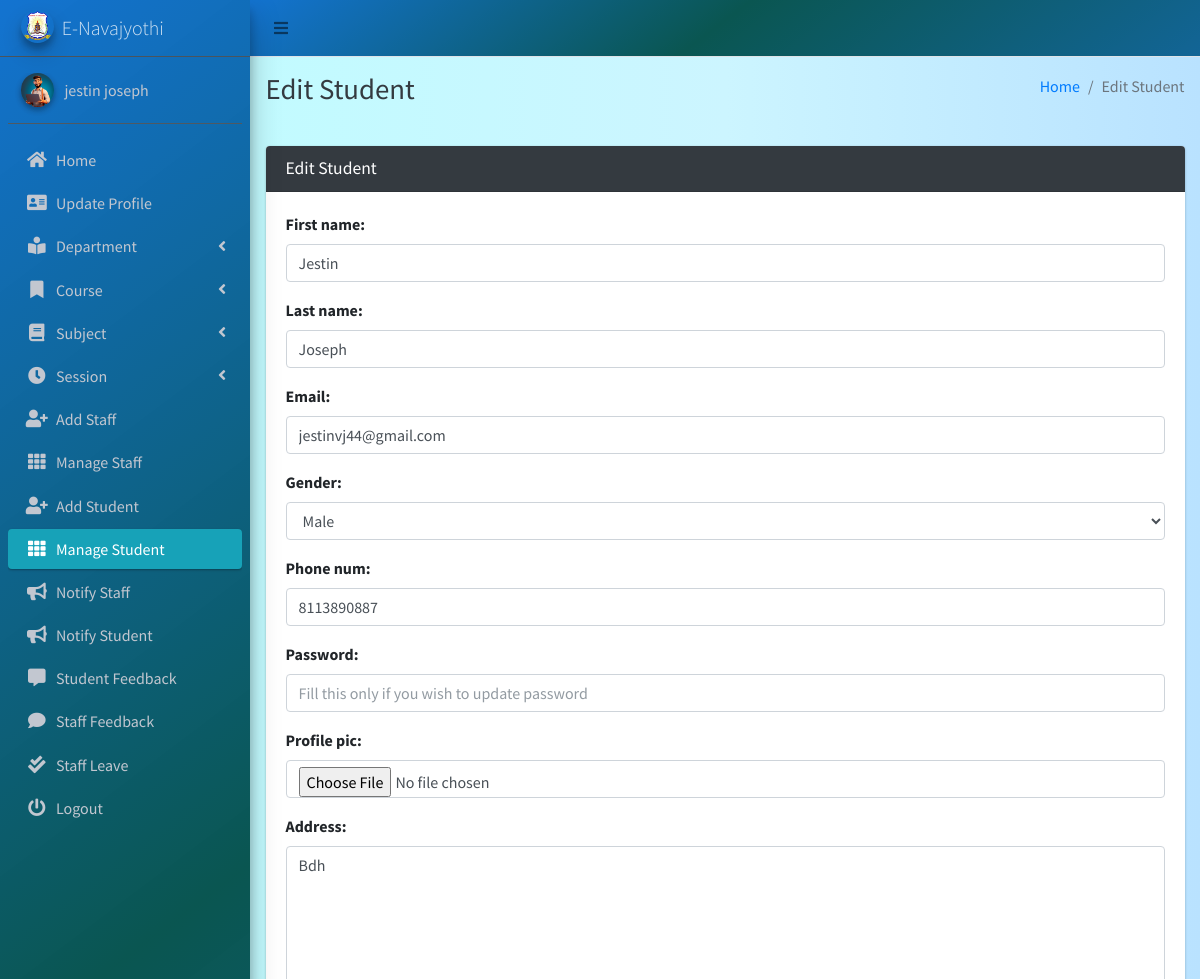
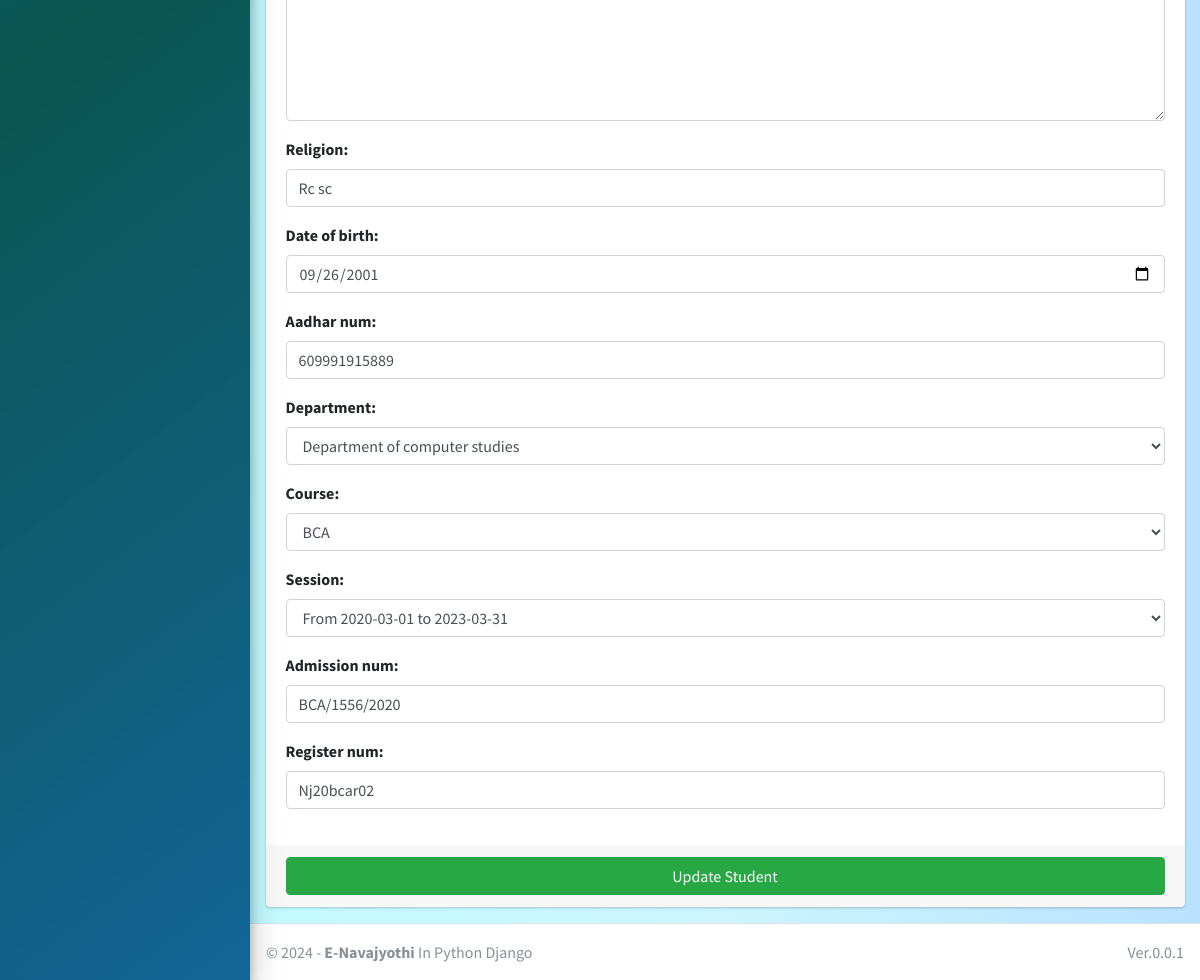
/student/edit/1 (signed in), run on the app's committed database (2 pictures, top to bottom).
### main_app/models.py (models this page shows, shortened)
class CustomUser(AbstractUser):
    USER_TYPE = ((1, "HOD"), (2, "Staff"), (3, "Student"))
    GENDER = [("M", "Male"), ("F", "Female")]
    username = None  # Removed username, using email instead
    email = models.EmailField(unique=True)
    user_type = models.CharField(default=1, choices=USER_TYPE, max_length=1)
    gender = models.CharField(max_length=1, choices=GENDER)
    profile_pic = models.ImageField()
    address = models.TextField()
    fcm_token = models.TextField(default="")  # For firebase notifications
    created_at = models.DateTimeField(auto_now_add=True)
    updated_at = models.DateTimeField(auto_now=True)
    USERNAME_FIELD = "email"
    REQUIRED_FIELDS = []
    objects = CustomUserManager()
    phone_num = models.IntegerField(max_length=12 ,null=True,blank=False)
    aadhar_num = models.IntegerField(max_length=16,null=True,blank=False)
    date_of_birth = models.DateField(null=True,blank=False)
    def __str__(self):
        return self.first_name + "  " + self.last_name

class Student(models.Model):
    admin = models.OneToOneField(CustomUser, on_delete=models.CASCADE)
    department = models.ForeignKey(Department, on_delete=models.DO_NOTHING, null=True, blank=False)
    course = models.ForeignKey(Course, on_delete=models.DO_NOTHING, null=True, blank=False)
    session = models.ForeignKey(Session, on_delete=models.DO_NOTHING, null=True)
    phone_num = models.IntegerField(max_length=12 ,null=True,blank=False)
    aadhar_num = models.IntegerField(max_length=12,null=True,blank=False)
    date_of_birth = models.DateField(null=True,blank=False)
    religion = models.CharField(max_length=12,null=True,blank=False)
    register_num = models.CharField(max_length=12,null=True,blank=False)
    admission_num = models.CharField(max_length=16,null=True,blank=False)

### main_app/hod_views.py (the view)
def edit_student(request, student_id):
    student = get_object_or_404(Student, id=student_id)
    form = StudentForm(request.POST or None, instance=student)
    context = {
        'form': form,
        'student_id': student_id,
        'page_title': 'Edit Student'
    }
    if request.method == 'POST':
        if form.is_valid():
            first_name = form.cleaned_data.get('first_name')
            last_name = form.cleaned_data.get('last_name')
            address = form.cleaned_data.get('address')
            username = form.cleaned_data.get('username')
            email = form.cleaned_data.get('email')
            gender = form.cleaned_data.get('gender')
            password = form.cleaned_data.get('password') or None
            course = form.cleaned_data.get('course')
            department  = form.cleaned_data.get('department')
            aadhar_num = form.cleaned_data.get('aadhar_num')
            date_of_birth = form.cleaned_data.get('date_of_birth')
            religion = form.cleaned_data.get('religion')
            register_num =form.cleaned_data.get('register_num')
            admission_num =form.cleaned_data.get('admission_num')
            session = form.cleaned_data.get('session')
            phone_num = form.cleaned_data.get('phone_num')
            passport = request.FILES.get('profile_pic') or None
            try:
                user = CustomUser.objects.get(id=student.admin.id)
                if passport != None:
                    fs = FileSystemStorage()
                    filename = fs.save(passport.name, passport)
                    passport_url = fs.url(filename)
                    user.profile_pic = passport_url
                user.username = username
                user.email = email
                if password != None:
                    user.set_password(password)
                user.first_name = first_name
                user.last_name = last_name
                student.session = session
                user.gender = gender
                user.address = address
                user.phone_num = phone_num
                user.aadhar_num = aadhar_num
                user.religion = religion
                user.department = department
                user.register_num = register_num
                user.admission_num = admission_num
                user.date_of_birth = date_of_birth
                student.course = course
                user.save()
                student.save()
                messages.success(request, "Successfully Updated")
                return redirect(reverse('edit_student', args=[student_id]))
            except Exception as e:
                messages.error(request, "Could Not Update " + str(e))
        else:
            messages.error(request, "Please Fill Form Properly!")
    else:
        return render(request, "hod_template/edit_student_template.html", context)

### main_app/forms.py (shortened to what this page needs)
class StudentForm(CustomUserForm):
    def __init__(self, *args, **kwargs):
        super(StudentForm, self).__init__(*args, **kwargs)
    class Meta(CustomUserForm.Meta):
        model = Student
        fields = CustomUserForm.Meta.fields + \
            ['religion', 'date_of_birth','aadhar_num','department','course','session','admission_num','register_num',]
        widgets = {
            'date_of_birth': DateInput(attrs={'type': 'date'})
          }

### main_app/models.py (called while the page is built)
    def __str__(self):
        return "From " + str(self.start_year) + " to " + str(self.end_year)

    def __str__(self):
        return self.name

    def __str__(self):
        return self.name

### main_app/templates/hod_template/edit_student_template.html
{% extends 'main_app/base.html' %}
{% load static %}
{% block page_title %}{{page_title}}{% endblock page_title %}
{% block content %}
<section class="content">
    <div class="container-fluid">
        <div class="row">
            <div class="col-md-12">
                <div class="card card-dark">
                    <div class="card-header">
                        <h3 class="card-title">{{page_title}}</h3>
                    </div>
                    {% include "main_app/form_template.html" with messages=messages  form=form button_text="Update Student"%}
                </div>
            </div>
        </div>
    </div>
</section>
{% endblock content %}

### main_app/templates/main_app/sidebar_template.html (shortened to what this page needs)
{% load static %}
<aside class="main-sidebar sidebar-dark-info elevation-4 " style="background: rgb(0,104,205);
background: linear-gradient(143deg, rgba(0,104,205,0.9248949579831933) 0%, rgba(0,79,74,0.9613095238095238) 49%, rgba(0,89,142,0.9276960784313726) 100%);">
    {% if request.user.user_type == '1' %}
    <a href="{% url 'admin_home' %}" class="brand-link">
        <img src="{% static 'dist/img/nava_logo.png' %} " alt="AdminLTE Logo"
            class="brand-image img-circle elevation-3" >
        <span class="brand-text font-weight-light">E-Navajyothi</span>
    </a>
      <div class="sidebar">
        <div class="user-panel mt-3 pb-3 mb-3 d-flex">
            <div class="image">
                <img src="{{ request.user.profile_pic}}" class="img-circle elevation-2" alt="User Image">
            </div>
            <div class="info">
                <a href="#" class="d-block">{{user}}</a>
            </div>
        </div>
        <nav class="mt-2 ">
            <ul class="nav nav-pills nav-sidebar flex-column " data-widget="treeview" role="menu" data-accordion="false">
                <li class="nav-item">
                    {% url 'admin_home' as admin_home %}
                    <a href="{{admin_home}}" class="nav-link {% if admin_home == request.path %} active {% endif %}">
                        <i class="nav-icon fas fa-home"></i>
                        <p >
                            Home
                        </p>
                    </a>
                </li>
                <li class="nav-item">
                    {% url 'admin_view_profile' as admin_view_profile %}
                    <a href="{{admin_view_profile}}"
                        class="nav-link {% if admin_view_profile == request.path %} active {% endif %}">
                        <i class="nav-icon fas fa-address-card"></i>
                        <p>
                            Update Profile
                        </p>
                    </a>
                </li>
            <li class="nav-item has-treeview">
                    <a href="#" class="nav-link">
                        <i class="nav-icon fas fa-book-reader"></i>
                        <p>
                            Department
                            <i class="fas fa-angle-left right"></i>
                        </p>
                    </a>
                </li>
                <li class="nav-item has-treeview">
                    <a href="#" class="nav-link">
                        <i class="nav-icon fas fa-bookmark"></i>
                        <p>
                            Course
                            <i class="fas fa-angle-left right"></i>
                        </p>
                    </a>
                </li>
                <li class="nav-item has-treeview">
                    <a href="#" class="nav-link">
                        <i class="nav-icon fas fa-book"></i>
                        <p>
                            Subject
                            <i class="fas fa-angle-left right"></i>
                        </p>
                    </a>
                </li>
                <li class="nav-item has-treeview">
                    <a href="#" class="nav-link">
                        <i class="nav-icon fas fa-clock"></i>
                        <p>
                            Session
                            <i class="fas fa-angle-left right"></i>
                        </p>
                    </a>
                </li>
                <li class="nav-item">
                    {% url 'add_staff' as add_staff %}
                    <a href="{{add_staff}}" class="nav-link {% if add_staff == request.path %} active {% endif %}">
                        <i class="nav-icon fas fa-user-plus"></i>
                        <p>
                            Add Staff
                        </p>
                    </a>
                </li>
                <li class="nav-item">
                    {% url 'manage_staff' as manage_staff %}
                    {% url 'edit_staff' staff_id as edit_staff %}
                    <a href="{{manage_staff}}"
                        class="nav-link {% if manage_staff == request.path or request.path == edit_staff %} active {% endif %}">
                        <i class="nav-icon fas fa-th"></i>
                        <p>
                            Manage Staff
                        </p>
                    </a>
                </li>
                <li class="nav-item">
                    {% url 'add_student' as add_student%}
                    <a href="{{add_student}}" class="nav-link  {% if add_student == request.path %} active {% endif %}">
                        <i class="nav-icon fas fa-user-plus"></i>
                        <p>
                            Add Student
                        </p>
                    </a>
                </li>
                <li class="nav-item">
                    {% url 'manage_student' as manage_student %}
                    {% url 'edit_student' student_id as edit_student %}
                    <a href="{{manage_student}}"
                        class="nav-link  {% if edit_student == request.path or manage_student == request.path %} active {% endif %}">
                        <i class="nav-icon fas fa-th"></i>
                        <p>
                            Manage Student
                        </p>
                    </a>
                </li>
                <li class="nav-item">
                    {% url 'admin_notify_staff' as admin_notify_staff %}
                    <a href="{{admin_notify_staff}}"
                        class="nav-link {% if admin_notify_staff == request.path %} active {% endif %}">
                        <i class="nav-icon fas fa-bullhorn"></i>
                        <p>
                            Notify Staff
                        </p>
                    </a>
                </li>
                <li class="nav-item">
                    {% url 'admin_notify_student' as admin_notify_student %}
                    <a href="{{admin_notify_student}}"
                        class="nav-link {% if admin_notify_student == request.path %} active {% endif %}">
                        <i class="nav-icon fas fa-bullhorn"></i>
                        <p>
                            Notify Student
                        </p>
                    </a>
                </li>
                <li class="nav-item">
                    {% url 'student_feedback_message' as student_feedback_message %}
                    <a href="{{ student_feedback_message }}"
                        class="nav-link  {% if student_feedback_message == request.path %} active {% endif %}">
                        <i class="nav-icon fas fa-comment-alt"></i>
                        <p>
                            Student Feedback
                        </p>
                    </a>
                </li>
                <li class="nav-item">
                    {% url 'staff_feedback_message' as staff_feedback_message %}
                    <a href="{{staff_feedback_message}}"
                        class="nav-link   {% if staff_feedback_message == request.path %} active {% endif %}">
                        <i class="nav-icon fas fa-comment"></i>
                        <p>
                            Staff Feedback
                        </p>
                    </a>
                </li>
                <li class="nav-item">
                    {% url 'view_staff_leave' as view_staff_leave %}
                    <a href="{{view_staff_leave}}"
                        class="nav-link  {% if view_staff_leave == request.path %} active {% endif %}">
                        <i class="nav-icon fas fa-check-double"></i>
                        <p>
                            Staff Leave
                        </p>
                    </a>
                </li>
                                        {% endif %}
                                        <li class="nav-item">
                                            <a href="{% url 'user_logout' %}"
                                                onclick="return confirm('Your session would be terminated.\n\nProceed?')"
                                                class="nav-link">
                                                <i class="nav-icon fas fa-power-off"></i>
                                                <p>
                                                    Logout
                                                </p>
                                            </a>
                                        </li>
                                    </ul>
                                </nav>
                            </div>
</aside>

### main_app/templates/main_app/form_template.html (shortened to what this page needs)
<form role="form" method="POST" enctype="multipart/form-data">
    <div class="card-body">
        {% for field in form  %}
        <div class="form-group">
            {{field.label_tag}}
            {{field}}
        </div>
        {% endfor %}
    </div>
    <div class="card-footer">
        <button type="submit" class="btn btn-success btn-block">
            {% if button_text %}
            {{button_text}}
            {% else %}
            Submit
            {% endif %}
        </button>
    </div>
</form>

### data on the page
CustomUser: user.profile_pic (picture), first_name+last_name "jestin joseph"
Student: form "8113890887" "Rc sc" "09/26/2001" "609991915889" "Department of computer studies" "BCA" "From 2020-03-01 to 2023-03-31" "BCA/1556/2020" "Nj20bcar02"

### other printed values
{{ page_title }} "Edit Student"
{{ field.label_tag }} "First name:" "Last name:" "Email:" "Gender:" "Phone num:" "Password:" "Profile pic:" "Address:" "Religion:" "Date of birth:" "Aadhar num:" "Department:" "Course:" "Session:" "Admission num:" "Register num:"
{{ button_text }} "Update Student"
